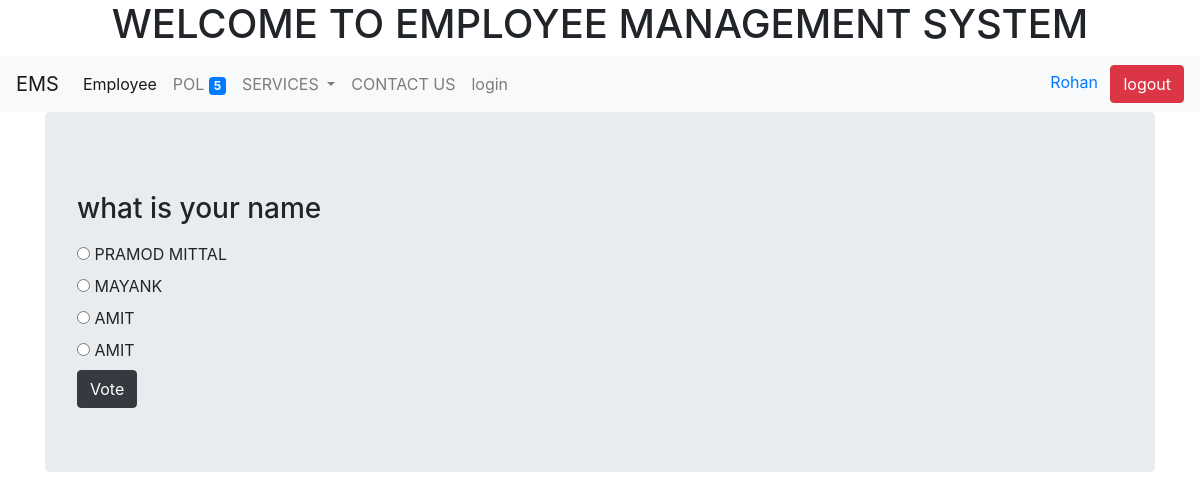
The page /polls/6/ (signed in) on the database its author committed.
### polls/models.py (models this page shows, shortened)
class objectTracking(models.Model):
    created_at = models.DateTimeField(auto_now_add=True)
    updated_at = models.DateTimeField(auto_now=True)
    class Meta:
        abstract = True
        ordering = ('created_at',)

class Question(objectTracking):
    title = models.TextField(null=True, blank=True)
    status = models.CharField(default='inactive', max_length=20)
    created_by = models.ForeignKey(User, null=True, blank=True, on_delete=models.CASCADE)
    start_date = models.DateTimeField(null=True, blank=True)
    end_date = models.DateTimeField(null=True, blank=True)
    @property
    def choices(self):
        return self.choice_set.all()

class Choice(models.Model):
    question = models.ForeignKey('polls.Question', on_delete=models.CASCADE)
    text = models.TextField(null=True, blank=True)
    created_at = models.DateTimeField(auto_now_add=True)
    updated_at = models.DateTimeField(auto_now=True)

### polls/views.py (the view)
# urls.py: path('<int:id>/', views.poll, name='single_poll'),
@login_required(login_url="/login/")
def poll(request, id=None):
    context = {}
    try:
        question = Question.objects.get(id=id)
    except:
        raise Http404
    context["question"] = question
    if request.method == "POST":
        user_id = 1
        print(request.POST)
        data = request.POST
        ret = Answer.objects.create(user_id=user_id, choice_id=data['choice'])
        if ret:
            return HttpResponseRedirect(reverse('poll_details'))
        else:
            context["error"] = "Your vote is not done successfully"
            return render(request, 'polls/poll.html', context)
    else:
        return render(request, 'polls/poll.html', context)

### polls/context_processors.py (called while the page is built)
def polls_count(request):
    count = Question.objects.count()
    return {'polls_count': count}

### polls/templatetags/poll_extra.py (called while the page is built)
def upper(value, n):
    return value.upper()[0:n]

### templates/polls/poll.html (shortened to what this page needs)
{% extends 'polls/base.html' %}
{% block body %}
<div class="container">
    <div class="jumbotron">
     <p>
        <h3>{{question.title}}</h3>
    </p>
    <form method="POST" action="/polls/{{question.id}}/">
    {% for choice in question.choices %}
        <div class="radio">
            <label>
                <input type="radio" name="choice" value="{{choice.id}}">
                {{choice.text}}
            </label>
        </div>
    {% empty %}
        <p>There is no choice available for this question.</p>
    {% endfor %}
        <button class="btn btn-dark" type="submit" value="Vote">Vote</button>
    </form>
  </div>
</div>
    {% endblock body %}

### templates/polls/base.html (shortened to what this page needs)
{% load poll_extra %}
<!doctype html>
<html lang="en">
  <head>
    <link rel="stylesheet" href="https://stackpath.bootstrapcdn.com/bootstrap/4.4.1/css/bootstrap.min.css">
  </head>
  <body>
  <h1 align="center">WELCOME TO EMPLOYEE MANAGEMENT SYSTEM</h1>
    <nav class="navbar navbar-expand-lg navbar-light bg-light">
  <a class="navbar-brand" href="#">EMS</a>
  <div class="collapse navbar-collapse" id="navbarSupportedContent">
    <ul class="navbar-nav mr-auto">
      <li class="nav-item active">
        <a class="nav-link" href="/employee">{{ 'employee' | capfirst }}
          <span class="sr-only">(current)</span></a>
      </li>
      <li class="nav-item">
        <a class="nav-link" href="/polls">{{ 'Polls' | upper:3 }}
          <span class="badge badge-primary bedge-pill">{{ polls_count }}</span>
        </a>
      </li>
      <li class="nav-item dropdown">
        <a class="nav-link dropdown-toggle" href="/services" id="navbarDropdown" role="button" data-toggle="dropdown" aria-haspopup="true" aria-expanded="false">
          SERVICES
        </a>
        </li>
      <li class="nav-item">
        <a class="nav-link" href="/contact">CONTACT US</a>
      </li>
      <li class="nav-item">
        <a class="nav-link" href="/login">login</a>
      </li>
    </ul>
  </div>
      <div class="text-right">
        {% if user.is_authenticated %}
        <form method="POST" action="/logout/">
          <a href="{% url 'my_profile' %}">
          <span class="mr-sm-2">{{request.user.first_name}}</span>
            </a>
    <input type="submit" class="btn btn-danger" value="logout">
</form>
        {% endif %}
      </div>
</nav>
{% block body %}  {% endblock body %}
  </body>
</html>

### rows shown on the page
Question: title "what is your name"
Choice: text "PRAMOD MITTAL"
Choice: text "MAYANK"
Choice: text "AMIT"
Choice: text "AMIT"

### other values the page prints
{{ 'employee' | capfirst }} "Employee"
{{ 'Polls' | upper:3 }} "POL"
{{ polls_count }} "5"
{{ request.user.first_name }} "Rohan"
